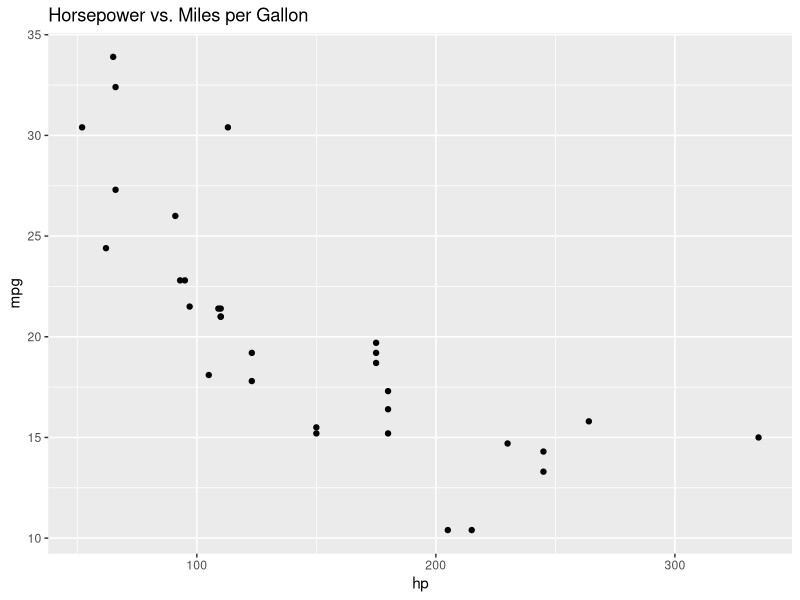

Recreate this plot in R.
## ---- chunk 1
set.seed(42)
sample(1:100, 5)
## ---- chunk 2
# This is a comment
## ---- chunk 3
# Load the data 
data(mtcars)

# Summary of the data set
summary(mtcars)
## ---- chunk 4
library(ggplot2)
ggplot(mtcars, aes(x = hp, y = mpg)) +
  geom_point() +
  labs(title = "Horsepower vs. Miles per Gallon")
